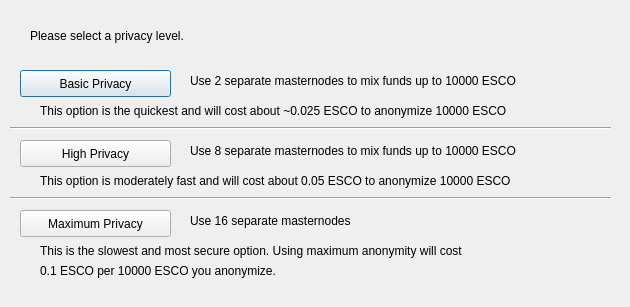
<?xml version="1.0" encoding="UTF-8"?>
<ui version="4.0">
 <class>ObfuscationConfig</class>
 <widget class="QDialog" name="ObfuscationConfig">
  <property name="geometry">
   <rect>
    <x>0</x>
    <y>0</y>
    <width>630</width>
    <height>307</height>
   </rect>
  </property>
  <property name="windowTitle">
   <string>Configure Obfuscation</string>
  </property>
  <widget class="QPushButton" name="buttonBasic">
   <property name="geometry">
    <rect>
     <x>20</x>
     <y>70</y>
     <width>151</width>
     <height>27</height>
    </rect>
   </property>
   <property name="text">
    <string>Basic Privacy</string>
   </property>
  </widget>
  <widget class="QPushButton" name="buttonHigh">
   <property name="geometry">
    <rect>
     <x>20</x>
     <y>140</y>
     <width>151</width>
     <height>27</height>
    </rect>
   </property>
   <property name="text">
    <string>High Privacy</string>
   </property>
  </widget>
  <widget class="QPushButton" name="buttonMax">
   <property name="geometry">
    <rect>
     <x>20</x>
     <y>210</y>
     <width>151</width>
     <height>27</height>
    </rect>
   </property>
   <property name="text">
    <string>Maximum Privacy</string>
   </property>
  </widget>
  <widget class="QLabel" name="label">
   <property name="geometry">
    <rect>
     <x>30</x>
     <y>20</y>
     <width>571</width>
     <height>31</height>
    </rect>
   </property>
   <property name="text">
    <string>Please select a privacy level.</string>
   </property>
  </widget>
  <widget class="QLabel" name="label_2">
   <property name="geometry">
    <rect>
     <x>190</x>
     <y>70</y>
     <width>421</width>
     <height>21</height>
    </rect>
   </property>
   <property name="text">
    <string>Use 2 separate masternodes to mix funds up to 10000 ESCO</string>
   </property>
  </widget>
  <widget class="QLabel" name="label_3">
   <property name="geometry">
    <rect>
     <x>190</x>
     <y>140</y>
     <width>411</width>
     <height>21</height>
    </rect>
   </property>
   <property name="text">
    <string>Use 8 separate masternodes to mix funds up to 10000 ESCO</string>
   </property>
  </widget>
  <widget class="QLabel" name="label_4">
   <property name="geometry">
    <rect>
     <x>190</x>
     <y>210</y>
     <width>421</width>
     <height>21</height>
    </rect>
   </property>
   <property name="text">
    <string>Use 16 separate masternodes</string>
   </property>
  </widget>
  <widget class="QLabel" name="label_6">
   <property name="geometry">
    <rect>
     <x>40</x>
     <y>100</y>
     <width>561</width>
     <height>21</height>
    </rect>
   </property>
   <property name="text">
    <string>This option is the quickest and will cost about ~0.025 ESCO to anonymize 10000 ESCO</string>
   </property>
  </widget>
  <widget class="QLabel" name="label_7">
   <property name="geometry">
    <rect>
     <x>40</x>
     <y>170</y>
     <width>561</width>
     <height>21</height>
    </rect>
   </property>
   <property name="text">
    <string>This option is moderately fast and will cost about 0.05 ESCO to anonymize 10000 ESCO</string>
   </property>
  </widget>
  <widget class="QLabel" name="label_8">
   <property name="geometry">
    <rect>
     <x>40</x>
     <y>240</y>
     <width>561</width>
     <height>21</height>
    </rect>
   </property>
   <property name="text">
    <string>This is the slowest and most secure option. Using maximum anonymity will cost</string>
   </property>
  </widget>
  <widget class="QLabel" name="label_9">
   <property name="geometry">
    <rect>
     <x>40</x>
     <y>260</y>
     <width>561</width>
     <height>21</height>
    </rect>
   </property>
   <property name="text">
    <string>0.1 ESCO per 10000 ESCO you anonymize.</string>
   </property>
  </widget>
  <widget class="Line" name="line">
   <property name="geometry">
    <rect>
     <x>10</x>
     <y>120</y>
     <width>601</width>
     <height>16</height>
    </rect>
   </property>
   <property name="orientation">
    <enum>Qt::Horizontal</enum>
   </property>
  </widget>
  <widget class="Line" name="line_2">
   <property name="geometry">
    <rect>
     <x>10</x>
     <y>190</y>
     <width>601</width>
     <height>16</height>
    </rect>
   </property>
   <property name="orientation">
    <enum>Qt::Horizontal</enum>
   </property>
  </widget>
 </widget>
 <resources/>
 <connections/>
</ui>
